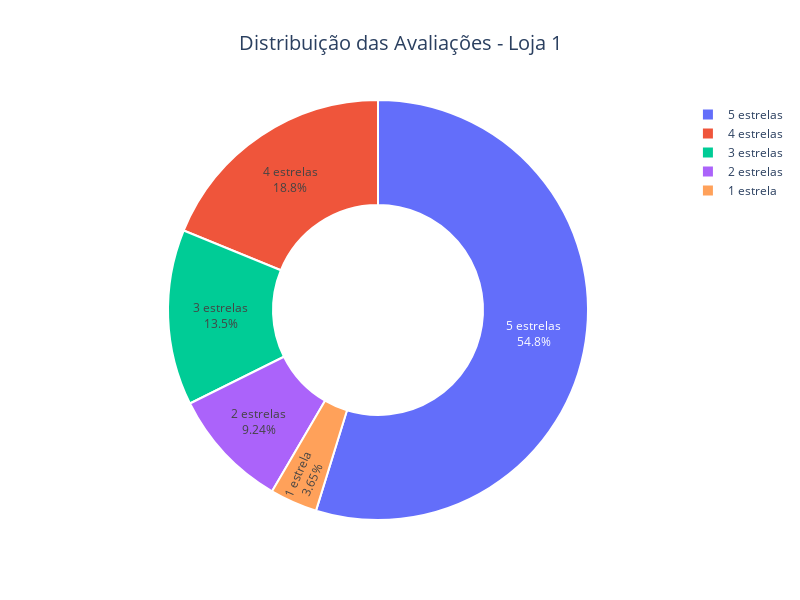

Here is the notebook cell this chart was saved with:
### Code cell
loja1_avaliacao.index = ['1 estrela', '2 estrelas', '3 estrelas', '4 estrelas', '5 estrelas']

fig_avaliacao_loja1 = px.pie(
    loja1_avaliacao,
    values=loja1_avaliacao.values,
    names=loja1_avaliacao.index,
    title='Distribuição das Avaliações - Loja 1',
    hole=0.5,
    width=800,
    height=600,
)

fig_avaliacao_loja1.update_traces(
    textinfo='percent+label',
    textposition='inside',
    textfont=dict(size=12),
    marker=dict(line=dict(color='white', width=2))
)

fig_avaliacao_loja1.update_layout(
    title={
        'text': 'Distribuição das Avaliações - Loja 1',
        'x': 0.5,
        'xanchor': 'center',
        'font': {'size': 20}
    }
)

fig_avaliacao_loja1.show()

### Figure 1 — Plotly figure (JSON) as saved in the notebook; plotly's stock layout.template omitted (floating-point values rounded to 4 significant figures)
{"data": [{"domain": {"x": [0, 1], "y": [0, 1]}, "hole": 0.5, "hovertemplate": "index=%{label}<br>value=%{value}<extra></extra>", "labels": ["1 estrela", "2 estrelas", "3 estrelas", "4 estrelas", "5 estrelas"], "legendgroup": "", "marker": {"line": {"color": "white", "width": 2}}, "name": "", "showlegend": true, "textfont": {"size": 12}, "textinfo": "percent+label", "textposition": "inside", "type": "pie", "values": [86, 218, 319, 444, 1292]}], "layout": {"height": 600, "legend": {"tracegroupgap": 0}, "title": {"font": {"size": 20}, "text": "Distribuição das Avaliações - Loja 1", "x": 0.5, "xanchor": "center"}, "width": 800}}
